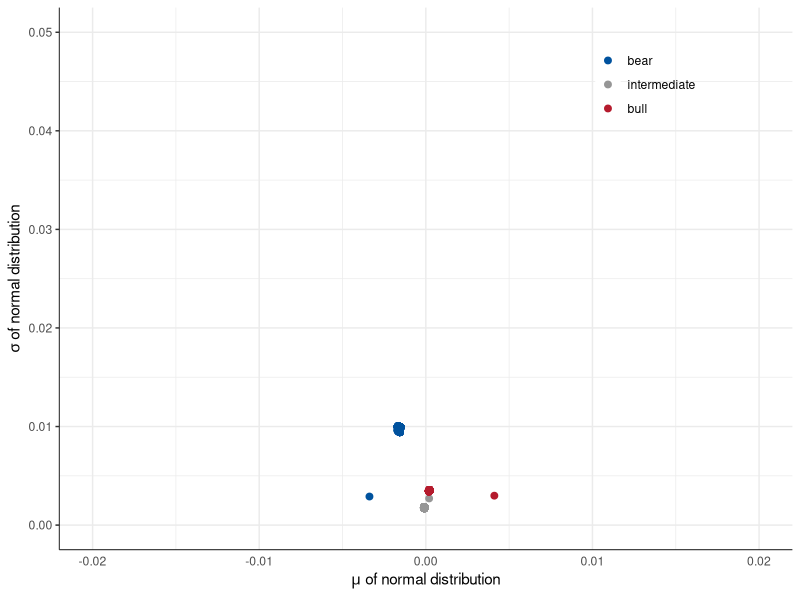
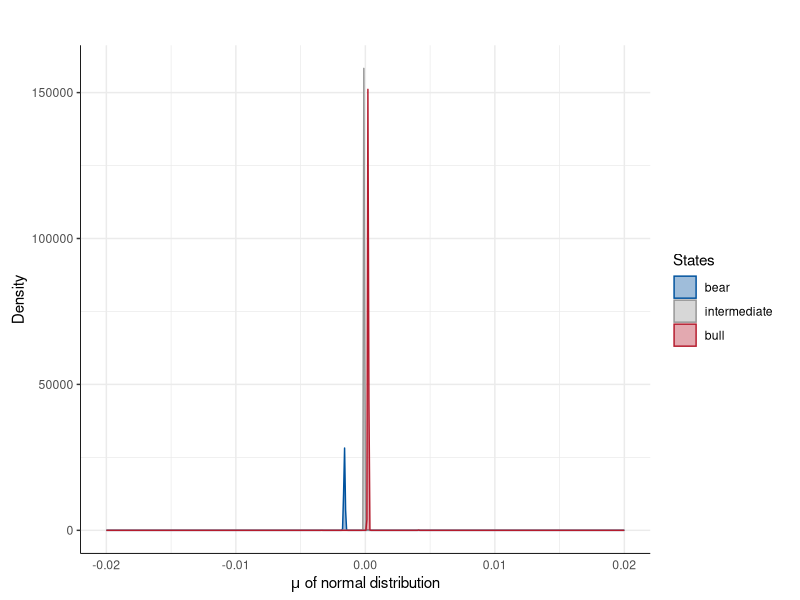
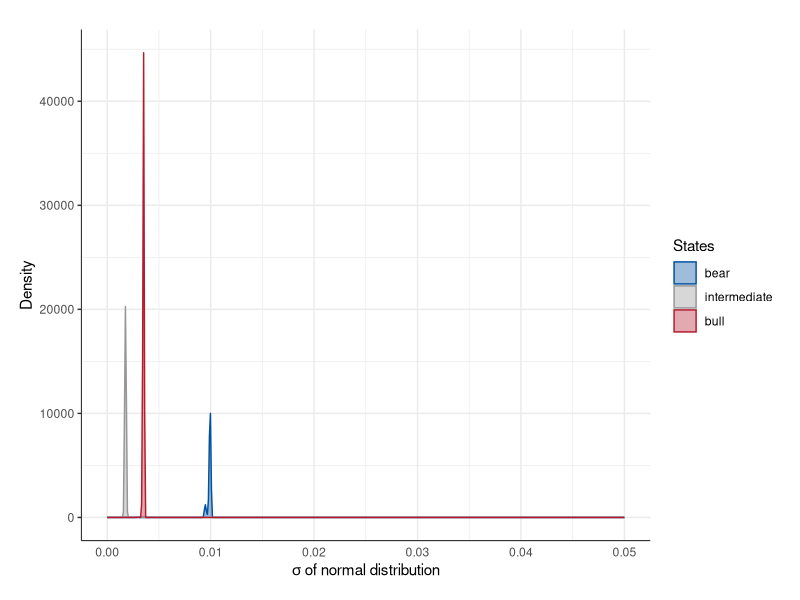
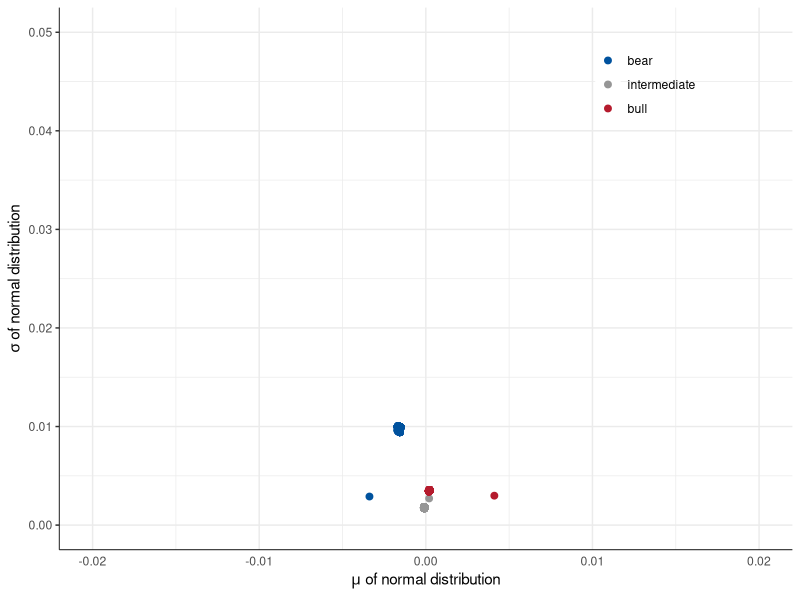
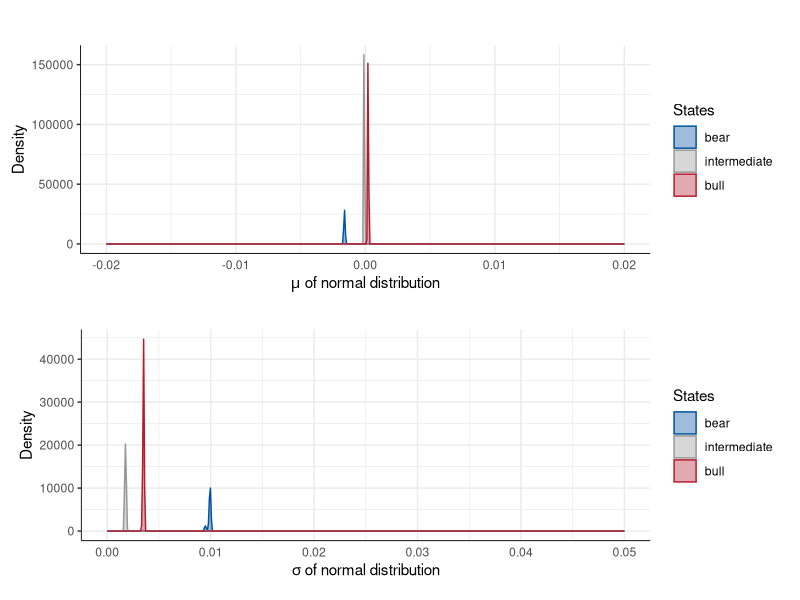

R code for these plots, in order:
# Plot - HMM Parameters
#
# Color Scheme:
#   Blue: #00529e
#   Red:  #b51b2d
#   Gray: #969696

library(ggplot2)
library(dplyr)
library(reshape2)
library(grid)
setwd('/Users/troy_sky/Documents/R/Thesis/60min_1314')
vplayout = function(x, y) viewport(layout.pos.row = x, layout.pos.col = y)

# Data Loading
dataParamTemp = read.csv('dataMatParam.csv')
dataParamTemp = dataParamTemp[(nrow(dataParamTemp)*2/3):nrow(dataParamTemp),]
dataMu = dataParamTemp %>% select(time,bear = mu1,intermediate = mu2,bull = mu3)
dataSigma = dataParamTemp %>% select(time,bear = sigma1,intermediate = sigma2,bull = sigma3)
dataMu = melt(dataMu,id.vars = 'time')
dataSigma = melt(dataSigma,id.vars = 'time')
dataParam = merge(dataMu,dataSigma,by = c('time','variable')) %>% 
  select(time,label = variable,mu = value.x,sigma = value.y)

# Figure 1 - Parameters scatter plot
paramFig1 = ggplot(data = dataParam,aes(x = mu,y = sigma)) + 
  geom_point(aes(color = label),size = 2) + 
  xlim(c(-0.02,0.02)) + ylim(c(0,0.05)) + 
  scale_color_manual('',values = c('#00529e','#969696','#b51b2d')) + 
  theme_bw() + 
  theme(panel.background = element_blank()) + 
  theme(panel.border = element_blank()) + 
  theme(axis.line = element_line(size = 0.3)) + 
  theme(axis.ticks.x = element_blank()) + 
  theme(legend.position = c(0.8,0.88)) + 
  theme(legend.key = element_rect(fill = NULL,color = '#ffffff')) + 
  theme(legend.background = element_blank()) + 
  labs(x = expression(paste(mu,' of normal distribution')),
       y = expression(paste(sigma,' of normal distribution')))
print(paramFig1)
ggsave('paramFig1.pdf',paramFig1,width = 10,height = 4.3)

# Figure 2 - Parameters density plot
paramFig2Mu = ggplot(data = dataParam,aes(x = mu)) + 
  geom_density(aes(color = label,fill = label)) + 
  xlim(c(-0.02,0.02)) +
  scale_color_manual('States',values = c('#00529e','#969696','#b51b2d')) + 
  scale_fill_manual('States',values = c('#00529e60','#96969660','#b51b2d60')) + 
  theme_bw() + 
  theme(panel.background = element_blank()) + 
  theme(panel.border = element_blank()) + 
  theme(axis.line = element_line(size = 0.3)) + 
  theme(axis.ticks.x = element_blank()) + 
  labs(x = expression(paste(mu,' of normal distribution')),y = 'Density',title = '') + 
  theme(plot.margin = unit(c(0.5,0.5,0.1,0.3),'cm'))
print(paramFig2Mu)

paramFig2Sigma = ggplot(data = dataParam,aes(x = sigma)) + 
  geom_density(aes(color = label,fill = label)) + 
  xlim(c(0,0.05)) + 
  scale_color_manual('States',values = c('#00529e','#969696','#b51b2d')) + 
  scale_fill_manual('States',values = c('#00529e60','#96969660','#b51b2d60')) + 
  theme_bw() + 
  theme(panel.background = element_blank()) + 
  theme(panel.border = element_blank()) + 
  theme(axis.line = element_line(size = 0.3)) + 
  theme(axis.ticks.x = element_blank()) + 
  labs(x = expression(paste(sigma,' of normal distribution')),y = 'Density',title = '') + 
  theme(plot.margin = unit(c(0.1,0.5,0.5,0.5),'cm'))
print(paramFig2Sigma)

pdf('paramFig2.pdf', width = 10, height = 6)
grid.newpage()
pushViewport(viewport(layout = grid.layout(2, 1)))
print(paramFig2Mu, vp = vplayout(1, 1))
print(paramFig2Sigma, vp = vplayout(2, 1))
dev.off()
